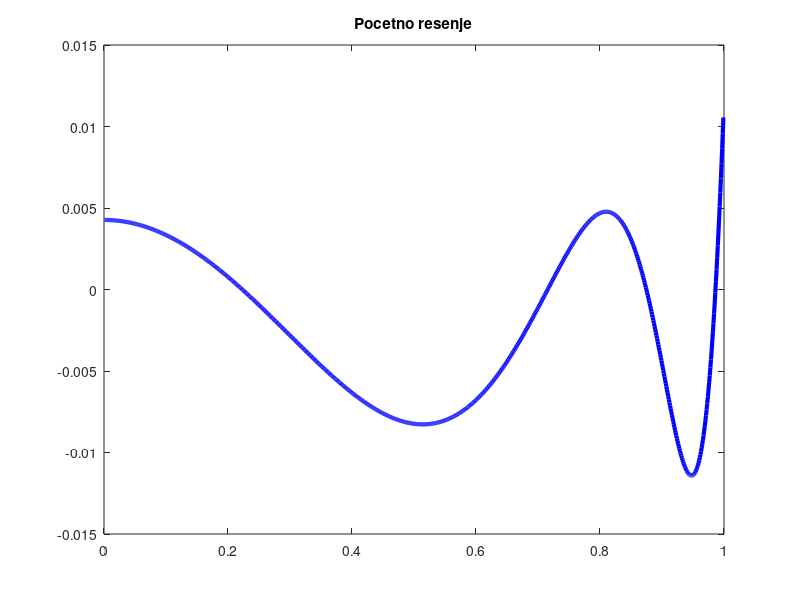
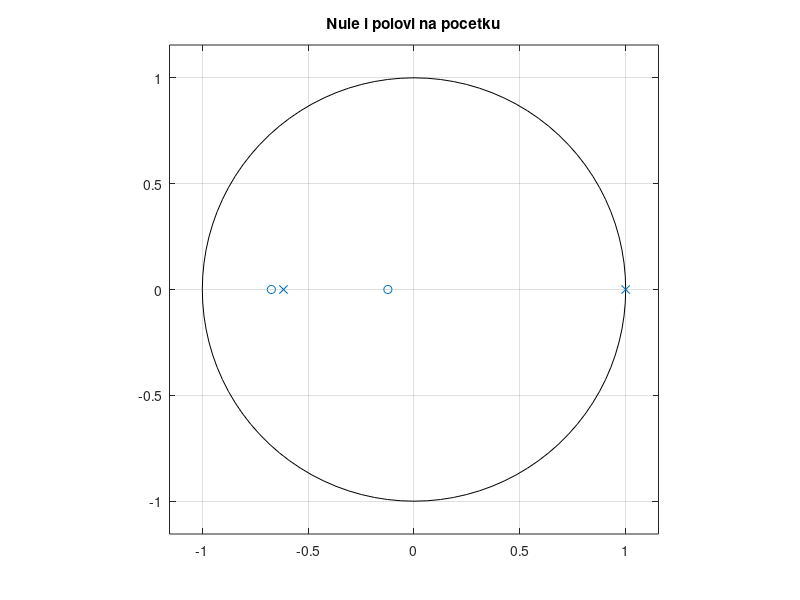
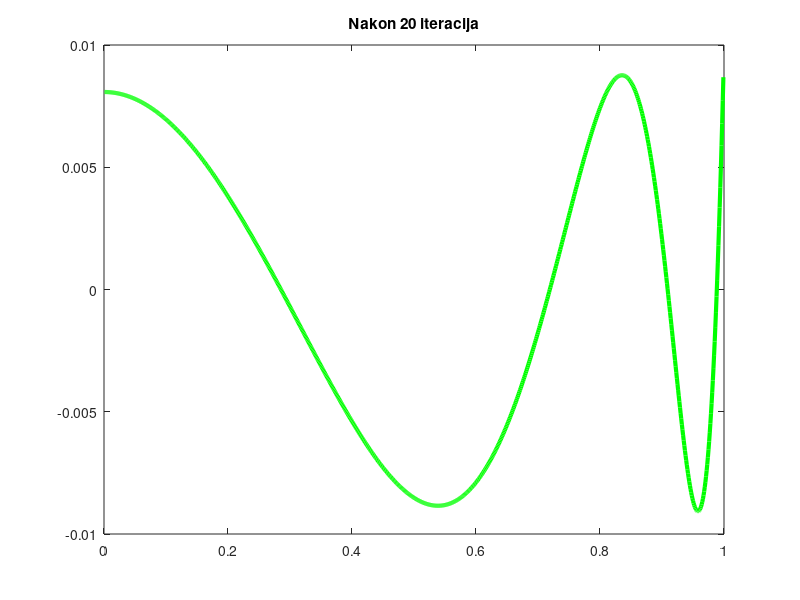
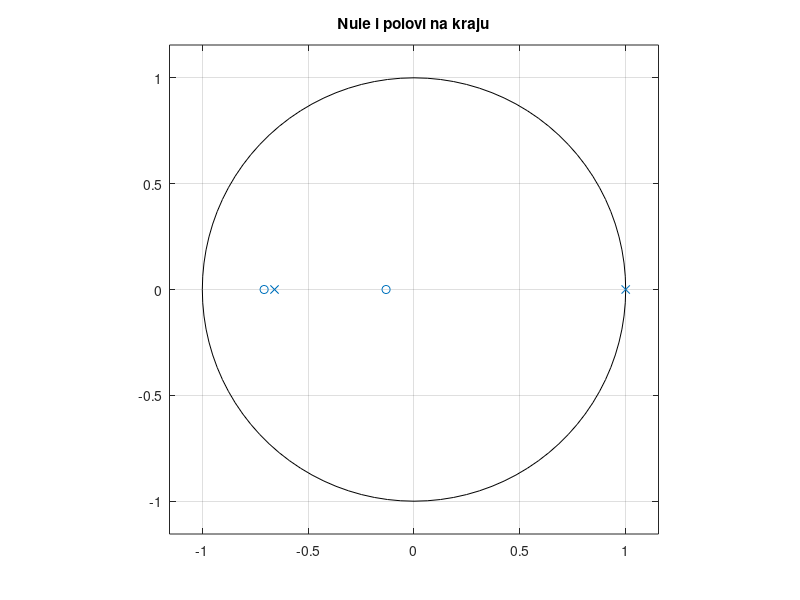

Write the MATLAB code that produced these figures, in order.
clear all
close all

% Opcija 1
% b = [-0.8631   -0.6350   -0.0580]
% p =  -0.5560
% wn = [0.001 1.2409 2.3185 2.9373 3.1385]

% Opcija 2
b = [0.8634    0.6883    0.0718]
p = -0.6166
wn = [0.001 1.5833 2.5541 2.9907 3.1385]


a = [1 -(p+1) p]
[h,www]=freqz(b, a, 1000);
figure
plot(www/pi,www.*(abs(h)-1./www),'b','LineWidth',3)
title('Pocetno resenje')

nule = roots(b)
polovi = roots(a)
figure
zplane(nule,polovi)
title('Nule i polovi na pocetku')

% (H - Hid) / Hid =  eps * (-1)^(i + 1)
% H - Hid = Hid *  eps * (-1)^(i + 1)

% ff + df_db0 * delta_b0 + df_db1 * delta_b1 + df_db2 * delta_b2
% + df_dp * delta_p - 1/w = 1/w * eps * (-1)^(i + 1)

% df_db0 * delta_b0 + df_db1 * delta_b1 + df_db2 * delta_b2
% + df_dp * delta_p - 1/w * eps * (-1)^(i + 1) = -ff + 1 /w

broj_iteracija = 20

for cnt=1:broj_iteracija

    for i=1:5
        top = (b(1) + b(2)*cos(wn(i)) + b(3)*cos(2*wn(i)))^2 + (b(2)*sin(wn(i)) + b(3)*sin(2 * wn(i)))^2;
        bottom = (1 - (p + 1)*cos(wn(i)) + p*cos(2*wn(i)))^2 + ((p + 1)*sin(wn(i)) - p*sin(2 * wn(i)))^2;

        df_db0(i) = 1/(2*sqrt(top/bottom)) * 1 / bottom * 2 * (b(1) + b(2)*cos(wn(i)) + b(3)*cos(2*wn(i)));
    
        df_db1(i) = 1/(2*sqrt(top/bottom)) * 1 / bottom ...
            * (2 * (b(1) + b(2)*cos(wn(i)) + b(3)*cos(2*wn(i))) * (cos(wn(i))) ...
            + 2 * (b(2)*sin(wn(i)) + b(3)*sin(2 * wn(i))) * sin(wn(i)));

        df_db2(i) = 1/(2*sqrt(top/bottom)) * 1 / bottom ...
            * (2 * (b(1) + b(2)*cos(wn(i)) + b(3)*cos(2*wn(i))) * (cos(2*wn(i))) ...
            + 2 * (b(2)*sin(wn(i)) + b(3)*sin(2 * wn(i))) * sin(2*wn(i)));

        df_dp(i) =  - 1/(2*sqrt(top/bottom)) * top / bottom^2 ...
            * (2 * (1 - (p + 1)*cos(wn(i)) + p*cos(2*wn(i))) * (-cos(wn(i)) + cos(2*wn(i))) ...
            + 2 * ((p + 1)*sin(wn(i)) - p*sin(2 * wn(i))) * (-sin(wn(i)) + sin(2*wn(i))));

        ff(i) = -sqrt(top/bottom) + 1/wn(i);
        fe(i) = -1/wn(i) * (-1)^(1+i);
    end

    B = [df_db0' df_db1' df_db2' df_dp' fe'];
    C = ff';

    A = B \ C % [delta_b0 delta_b1 delta_b2 delta_p eps]'

    b(1) = b(1) + A(1);
    b(2) = b(2) + A(2);
    b(3) = b(3) + A(3);
    p = p + A(4);
    eps = A(5);

end

b
p
eps

a = [1 -(p+1) p]
[h,www]=freqz(b, a, 1000);
figure
plot(www/pi,www.*(abs(h)-1./www),'g','LineWidth',3)
title(['Nakon ' ,num2str(broj_iteracija), ' iteracija'])

nule = roots(b)
polovi = roots(a)
figure
zplane(nule,polovi)
title('Nule i polovi na kraju')